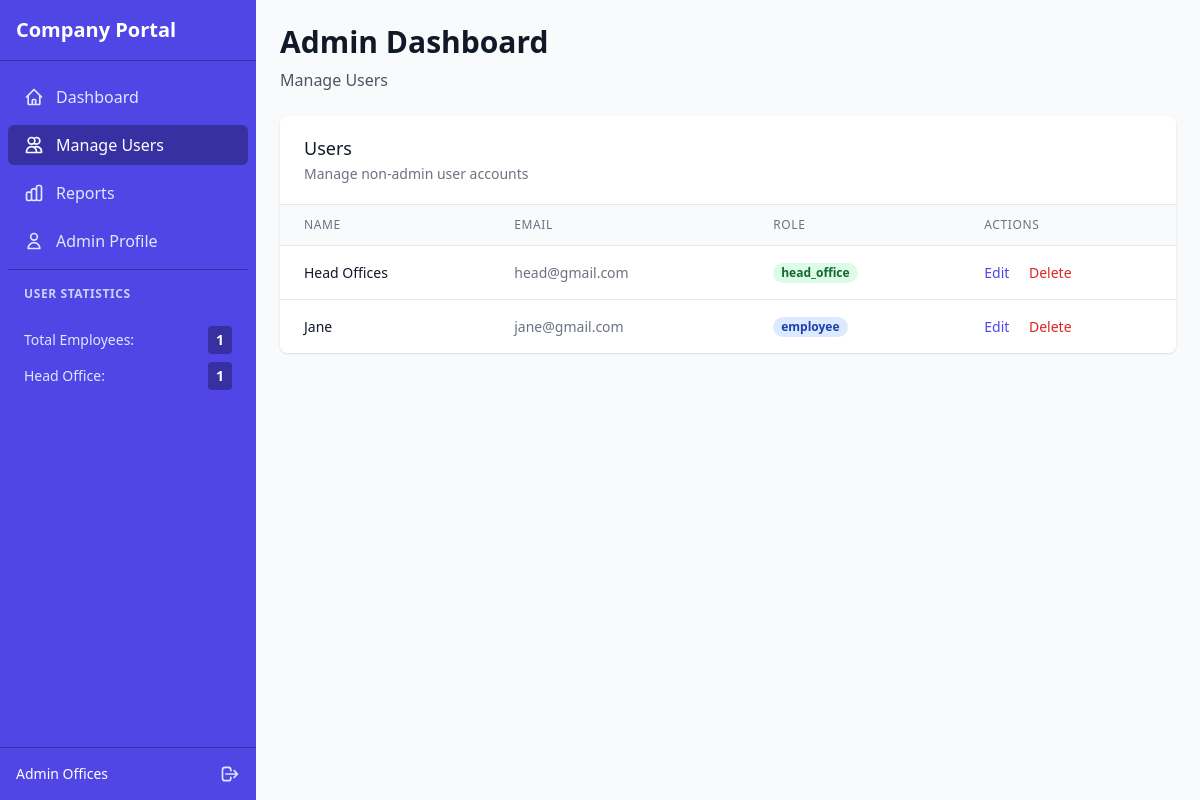
Screenshot of /Admin/admin_dashboard.php (signed in) with the database file from the repository.
### tables this page shows
CREATE TABLE `users` (
  `id` int(11) NOT NULL,
  `name` varchar(100) DEFAULT NULL,
  `email` varchar(100) DEFAULT NULL,
  `password` varchar(255) DEFAULT NULL,
  `role` enum('admin','head_office','employee') DEFAULT NULL,
  `created_at` timestamp NOT NULL DEFAULT current_timestamp()
);

### Admin/admin_dashboard.php (the view, shortened to what this page needs)
<?php
require '../Includes/db.php';
$result = $conn->query("SELECT id, name, email, role FROM users WHERE role != 'admin'");
$total_employees = $conn->query("SELECT COUNT(*) as count FROM users WHERE role = 'employee'")->fetch_assoc()['count'];
$total_heads = $conn->query("SELECT COUNT(*) as count FROM users WHERE role = 'head_office'")->fetch_assoc()['count'];
?>
<!DOCTYPE html>
<html lang="en">
<head>
    <script src="https://cdn.tailwindcss.com"></script>
</head>
<body class="bg-gray-50 min-h-screen flex">
    <aside class="bg-indigo-600 text-white w-64 min-h-screen flex flex-col">
        <div class="p-4 border-b border-indigo-800">
            <h2 class="text-xl font-bold">Company Portal</h2>
        </div>
        <nav class="flex-1 px-2 py-4 space-y-2">
            <a href="admin_dashboard.php" class="flex items-center px-4 py-2 text-indigo-100 hover:bg-indigo-700 rounded-md transition-colors duration-300">
                <span>Dashboard</span>
            </a>
            <a href="admin_dashboard.php" class="flex items-center px-4 py-2 bg-indigo-800 rounded-md">
                <svg xmlns="http://www.w3.org/2000/svg" class="h-5 w-5 mr-3" fill="none" viewBox="0 0 24 24" stroke="currentColor">
                    <path stroke-linecap="round" stroke-linejoin="round" stroke-width="2" d="M12 4.354a4 4 0 110 5.292M15 21H3v-1a6 6 0 0112 0v1zm0 0h6v-1a6 6 0 00-9-5.197M13 7a4 4 0 11-8 0 4 4 0 018 0z" />
                </svg>
                <span>Manage Users</span>
            </a>
            <a href="reports.php" class="flex items-center px-4 py-2 text-indigo-100 hover:bg-indigo-700 rounded-md transition-colors duration-300">
                <span>Reports</span>
            </a>
            <a href="admin_profile.php" class="flex items-center px-4 py-2 text-indigo-100 hover:bg-indigo-700 rounded-md transition-colors duration-300">
                <svg xmlns="http://www.w3.org/2000/svg" class="h-5 w-5 mr-3" fill="none" viewBox="0 0 24 24" stroke="currentColor">
                    <path stroke-linecap="round" stroke-linejoin="round" stroke-width="2" d="M16 7a4 4 0 11-8 0 4 4 0 018 0zM12 14a7 7 0 00-7 7h14a7 7 0 00-7-7z" />
                </svg>
                <span>Admin Profile</span>
            </a>
            <div class="pt-4 pb-2 border-t border-indigo-800">
                <h3 class="px-4 text-xs font-semibold text-indigo-200 uppercase tracking-wider">
                    User Statistics
                </h3>
            </div>
            <div class="px-4 py-2">
                <div class="flex justify-between items-center mb-2">
                    <span class="text-sm text-indigo-100">Total Employees:</span>
                    <span class="text-sm font-bold bg-indigo-800 px-2 py-1 rounded"><?= $total_employees ?></span>
                </div>
                <div class="flex justify-between items-center">
                    <span class="text-sm text-indigo-100">Head Office:</span>
                    <span class="text-sm font-bold bg-indigo-800 px-2 py-1 rounded"><?= $total_heads ?></span>
                </div>
            </div>
        </nav>
        <div class="p-4 border-t border-indigo-800">
            <div class="flex items-center">
                <span class="text-sm font-medium"><?= htmlspecialchars($_SESSION['name']) ?></span>
                <a href="../logout.php" class="ml-auto text-indigo-100 hover:text-white transition-colors duration-300">
                    <svg xmlns="http://www.w3.org/2000/svg" class="h-5 w-5" fill="none" viewBox="0 0 24 24" stroke="currentColor">
                        <path stroke-linecap="round" stroke-linejoin="round" stroke-width="2" d="M17 16l4-4m0 0l-4-4m4 4H7m6 4v1a3 3 0 01-3 3H6a3 3 0 01-3-3V7a3 3 0 013-3h4a3 3 0 013 3v1" />
                    </svg>
                </a>
            </div>
        </div>
    </aside>
    <main class="flex-1 p-6">
        <div class="max-w-4xl mx-auto">
            <h1 class="text-3xl font-bold text-gray-900 mb-2">Admin Dashboard</h1>
            <p class="text-gray-600 mb-6">Manage Users</p>
            <div class="bg-white shadow overflow-hidden sm:rounded-lg">
                <div class="px-4 py-5 border-b border-gray-200 sm:px-6 flex justify-between items-center">
                    <div>
                        <h2 class="text-lg leading-6 font-medium text-gray-900">
                            Users
                        </h2>
                        <p class="mt-1 text-sm text-gray-500">
                            Manage non-admin user accounts
                        </p>
                    </div>
                </div>
                <div class="overflow-x-auto">
                    <table class="min-w-full divide-y divide-gray-200">
                        <thead class="bg-gray-50">
                            <tr>
                                <th scope="col" class="px-6 py-3 text-left text-xs font-medium text-gray-500 uppercase tracking-wider">Name</th>
                                <th scope="col" class="px-6 py-3 text-left text-xs font-medium text-gray-500 uppercase tracking-wider">Email</th>
                                <th scope="col" class="px-6 py-3 text-left text-xs font-medium text-gray-500 uppercase tracking-wider">Role</th>
                                <th scope="col" class="px-6 py-3 text-left text-xs font-medium text-gray-500 uppercase tracking-wider">Actions</th>
                            </tr>
                        </thead>
                        <tbody class="bg-white divide-y divide-gray-200">
                            <?php if ($result && $result->num_rows > 0): ?>
                                <?php while ($row = $result->fetch_assoc()): ?>
                                    <tr>
                                        <td class="px-6 py-4 whitespace-nowrap text-sm font-medium text-gray-900">
                                            <?= htmlspecialchars($row['name']) ?>
                                        </td>
                                        <td class="px-6 py-4 whitespace-nowrap text-sm text-gray-500">
                                            <?= htmlspecialchars($row['email']) ?>
                                        </td>
                                        <td class="px-6 py-4 whitespace-nowrap text-sm text-gray-500">
                                            <span class="px-2 inline-flex text-xs leading-5 font-semibold rounded-full
                                                <?= $row['role'] === 'head_office' ? 'bg-green-100 text-green-800' : 'bg-blue-100 text-blue-800' ?>">
                                                <?= htmlspecialchars($row['role']) ?>
                                            </span>
                                        </td>
                                        <td class="px-6 py-4 whitespace-nowrap text-sm font-medium">
                                            <a href="edit_user.php?id=<?= $row['id'] ?>" class="text-indigo-600 hover:text-indigo-900 mr-4">Edit</a>
                                            <a href="admin_dashboard.php?delete=<?= $row['id'] ?>"
                                               onclick="return confirm('Are you sure you want to delete this user?');"
                                               class="text-red-600 hover:text-red-900">Delete</a>
                                        </td>
                                    </tr>
                                <?php endwhile; ?>
                            <?php endif; ?>
                        </tbody>
                    </table>
                </div>
            </div>
        </div>
    </main>
</body>
</html>

### rows the page displays
users: name "Head Offices", email "head@gmail.com", role "head_office"
users: name "Jane", email "jane@gmail.com", role "employee"

### other values shown
$total_employees "1"
$total_heads "1"
$_SESSION['name'] "Admin Offices"
